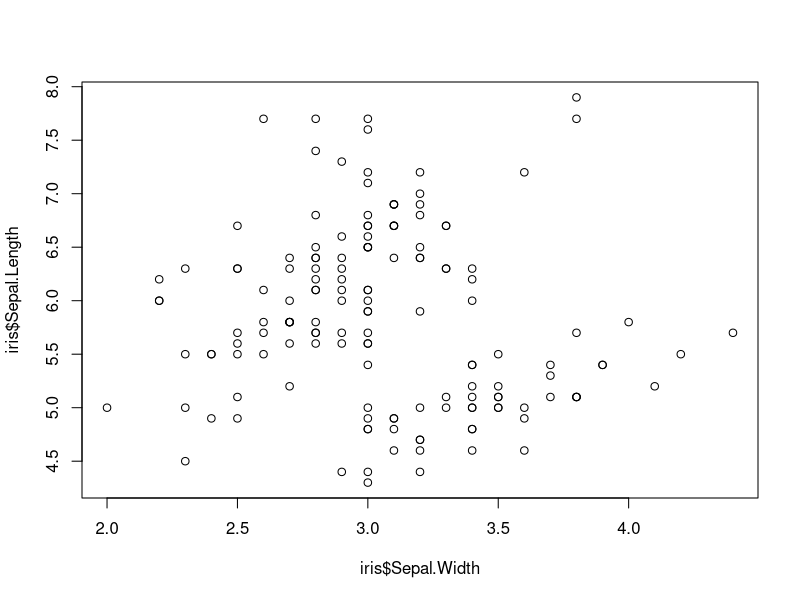
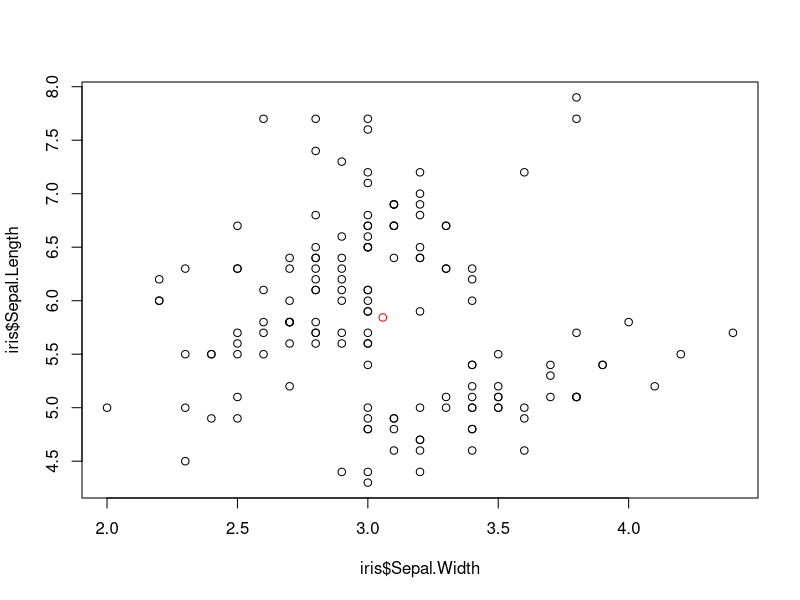
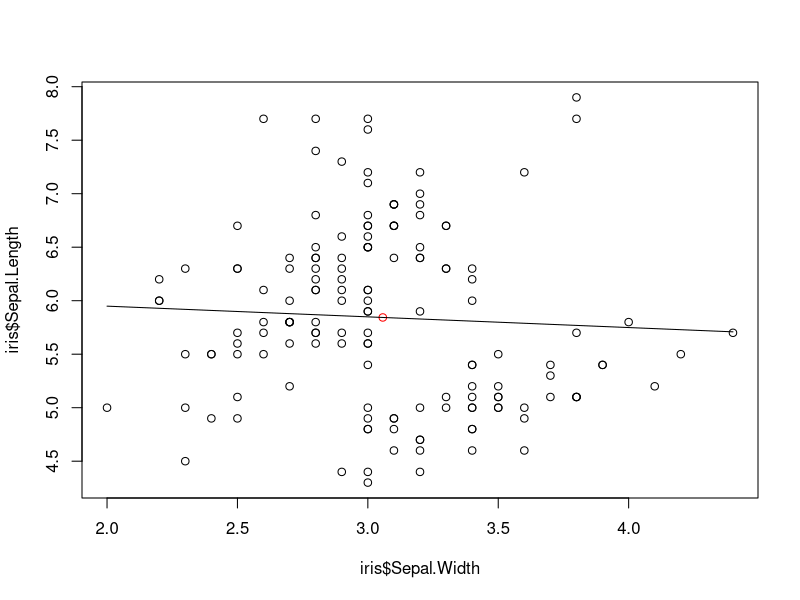
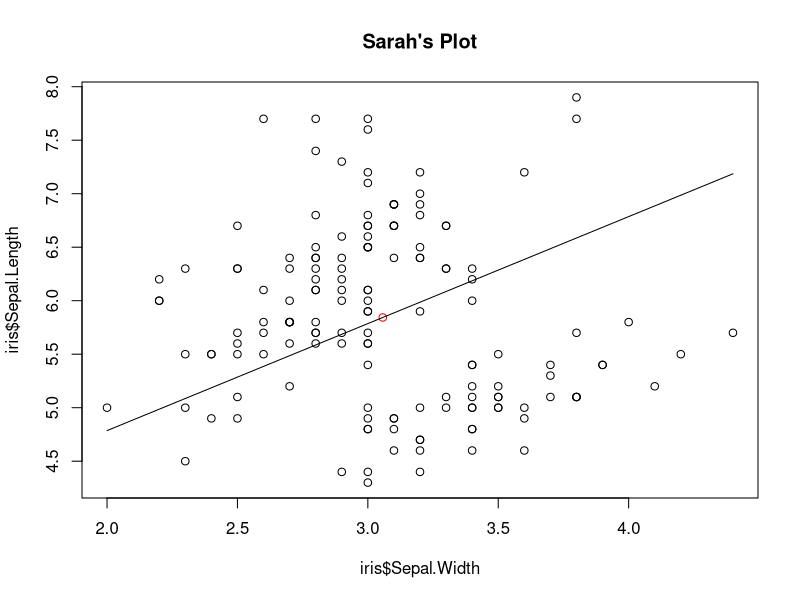
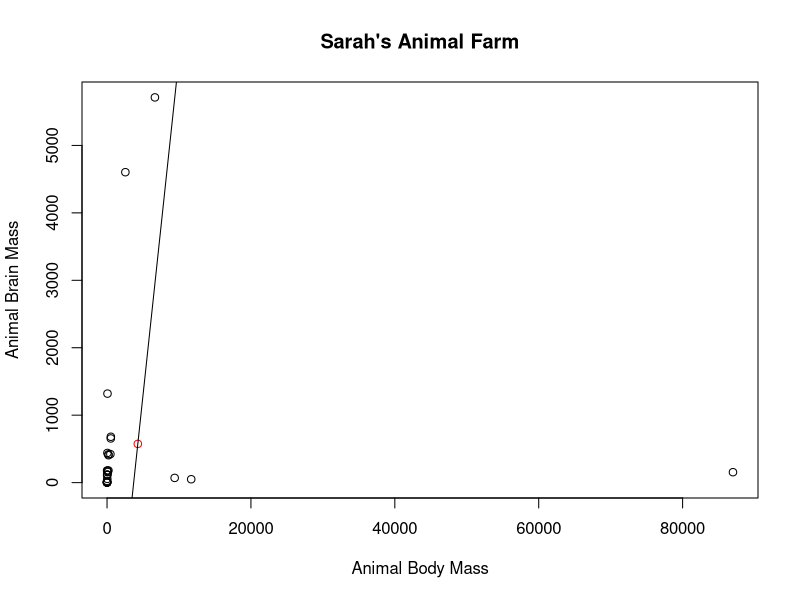

Write R code to recreate these figures, in order.
data(iris)
head(iris)
iris$Sepal.Width
mean(iris$Sepal.Length)
sd(iris$Sepal.Width)
plot(x = iris$Sepal.Width, y = iris$Sepal.Length)
data_center_x = mean(iris$Sepal.Width)
data_center_y = mean(iris$Sepal.Length)
c(data_center_x, data_center_y)
plot(x = iris$Sepal.Width, y = iris$Sepal.Length)
points(x = data_center_x, y = data_center_y, col = "red")


line_point_slope = function(x, x1, y1, slope)
{
  get_y_intercept = 
    function(x1, y1, slope) 
      return(-(x1 * slope) + y1)
  
  linear = 
    function(x, yint, slope) 
      return(yint + x * slope)
  
  return(linear(x, get_y_intercept(x1, y1, slope), slope))
}
line_point_slope(2, 4, 4, -2)

plot(x = iris$Sepal.Width, y = iris$Sepal.Length)
points(x = data_center_x, y = data_center_y, col = "red")
curve(
  line_point_slope(
    x, 
    data_center_x, 
    data_center_y,
    -0.1), 
  add = TRUE)


plot(x = iris$Sepal.Width, y = iris$Sepal.Length, main = "Sarah's Plot")
points(x = data_center_x, y = data_center_y, col = "red")
curve(
  line_point_slope(
    x, 
    data_center_x, 
    data_center_y,
    1), 
  add = TRUE)

library(MASS)
data(Animals)
head(Animals)

Animals$pig

x3 = mean(Animals$body)
y3 = mean(Animals$brain)
plot(x = Animals$body, y = Animals$brain, main = "Sarah's Animal Farm", 
     xlab = "Animal Body Mass", ylab = "Animal Brain Mass")
points(x = x3, y = y3, col = "red")
curve(
  line_point_slope(
    x, 
   x3, 
   y3,
    1), 
  add = TRUE)
